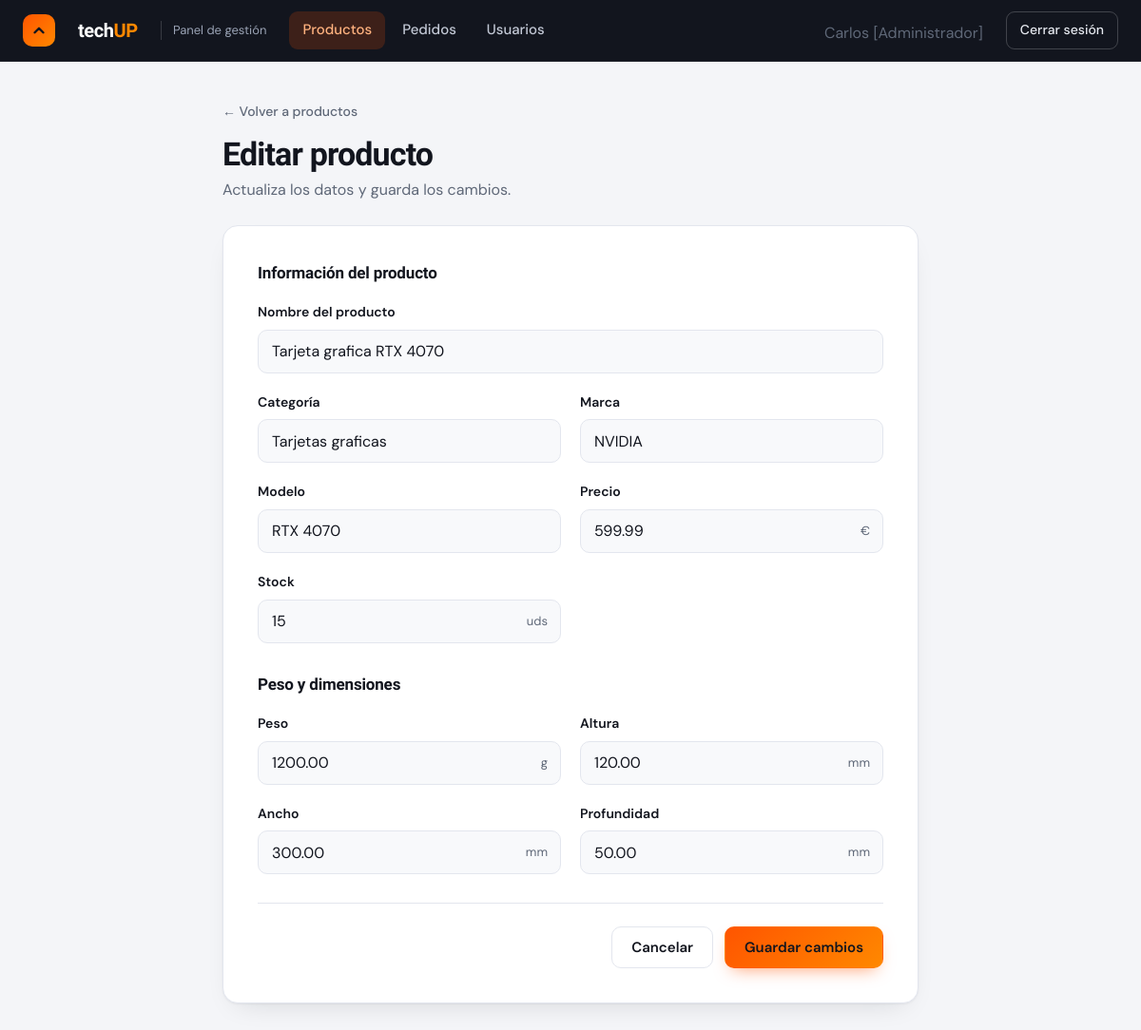
Page /index.php?entity=producto&action=edit&id=1 (signed in) on the committed database.
### tables this page shows
CREATE TABLE detalles_producto (
    id_detalle_producto INT UNSIGNED AUTO_INCREMENT PRIMARY KEY,
    id_producto INT UNSIGNED NOT NULL UNIQUE,
    peso DECIMAL(8, 2) NOT NULL COMMENT 'Peso en gramos',
    alto DECIMAL(8, 2) NOT NULL COMMENT 'Altura en milimetros',
    ancho DECIMAL(8, 2) NOT NULL COMMENT 'Anchura en milimetros',
    profundidad DECIMAL(8, 2) NOT NULL COMMENT 'Profundidad en milimetros',

    CONSTRAINT fk_detalles_producto_productos
        FOREIGN KEY (id_producto)
        REFERENCES productos(id_producto)
        ON UPDATE CASCADE
        ON DELETE CASCADE,

    CONSTRAINT chk_detalles_producto_peso
        CHECK (peso > 0),

    CONSTRAINT chk_detalles_producto_alto
        CHECK (alto > 0),

    CONSTRAINT chk_detalles_producto_ancho
        CHECK (ancho > 0),

    CONSTRAINT chk_detalles_producto_profundidad
        CHECK (profundidad > 0)
);

CREATE TABLE productos (
    id_producto INT UNSIGNED AUTO_INCREMENT PRIMARY KEY,
    nombre VARCHAR(120) NOT NULL,
    categoria VARCHAR(60) NOT NULL,
    marca VARCHAR(60) NOT NULL,
    modelo VARCHAR(100),
    precio DECIMAL(10, 2) NOT NULL,
    stock INT UNSIGNED NOT NULL DEFAULT 0,

    CONSTRAINT chk_producto_precio
        CHECK (precio >= 0)
);

### controller/CProducto.php (called while the page is built, shortened)
<?php
require_once __DIR__ . "/../model/MProductos.php";
class CProducto
{
    private MProductos $model;
    public function __construct()
    {
        $this->model = new MProductos();
    }
    public function edit($id)
    {
        $producto = $this->model->getById($id);
        require_once __DIR__ . "/../view/productos/VProductoModificar.php";
    }
}

### index.php (called while the page is built, shortened)
<?php
CDestino::enrutar();

### db/Conectar.php (called while the page is built)
<?php
class ConexionBD{
    public static function conectar(){
        $conexion = new mysqli("127.0.0.1","root","","tienda_informatica");
        $conexion -> query("SET NAMES 'UTF8' ");
        return $conexion;
    }
}

### model/MProductos.php (called while the page is built, shortened)
<?php
class MProductos
{
    private $db;
    public function __construct()
    {
        $this->db = ConexionBD::conectar();
    }
    public function getById($id)
    {
        $consulta = $this->db->prepare("SELECT
            productos.nombre as productoNombre,
            productos.id_producto as productoId,
            productos.categoria as productoCategoria,
            productos.marca as productoMarca,
            productos.modelo as productoModelo,
            productos.precio as productoPrecio,
            productos.stock as productoStock,
            detalles_producto.peso as productoPeso,
            detalles_producto.alto as productoAlto,
            detalles_producto.ancho as productoAncho,
            detalles_producto.profundidad as productoProfundidad
        FROM productos
        INNER JOIN detalles_producto ON productos.id_producto = detalles_producto.id_producto
        WHERE productos.id_producto = ?
    ");
        $consulta->bind_param("i", $id);
        $consulta->execute();
        $resultado = $consulta->get_result();
        $producto = $resultado->fetch_assoc();
        return $producto;
    }
}

### view/productos/VProductoModificar.php (the view, shortened to what this page needs)
<!DOCTYPE html>
<html lang="es">
<head>
    <link rel="stylesheet" href="view/styles.css">
</head>
<body>
    <header class="topbar">
        <div class="topbar-inner">
                <span class="brand-mark" aria-hidden="true"><svg width="18" height="18" viewBox="0 0 24 24" fill="none" stroke="#12151e" stroke-width="3.2" stroke-linecap="round" stroke-linejoin="round"><path d="M6 15l6-6 6 6"/></svg></span>
                <span class="brand-name">tech<b>UP</b></span>
                <span class="brand-tag">Panel de gestión</span>
            <nav class="nav" aria-label="Secciones">
            <a href="?entity=producto&amp;action=index" class="is-active" aria-current="page">Productos</a>
            <a href="?entity=pedido&amp;action=index&rol=0">Pedidos</a>
            <a href="?entity=usuario&amp;action=index">Usuarios</a>
            </nav>
            <span class="page-sub">  <?= $_SESSION["nombre"] ?>
                <?php
                if ($_SESSION['rol'] == 0) {
                    echo "[Administrador]";
                } else {
                    echo "[Cliente]";
                }
                ?>
            </span>
            <a class="logout" href="?entity=login&amp;action=index">Cerrar sesión</a>
        </div>
    </header>
    <main class="page page-narrow">
        <a href="?entity=producto&action=index" class="back">← Volver a productos</a>
        <div class="page-head">
            <div>
                <h1>Editar producto</h1>
                <p class="page-sub">Actualiza los datos y guarda los cambios.</p>
            </div>
        </div>
        <form method="post" action="index.php?entity=producto&amp;action=update&id=<?= $producto['productoId'] ?>" class="panel form-card">
            <fieldset>
                <legend>Información del producto</legend>
                <div class="form-grid">
                    <div class="field full">
                        <label for="nombre">Nombre del producto</label>
                        <input name="nombre" type="text" class="input" id="nombre" value="<?= $producto['productoNombre'] ?>" required>
                    </div>
                    <div class="field">
                        <label for="categoria">Categoría</label>
                        <input name="categoria" type="text" class="input" id="categoria" value="<?= $producto['productoCategoria'] ?>" required>
                    </div>
                    <div class="field">
                        <label for="marca">Marca</label>
                        <input name="marca" type="text" class="input" id="marca" value="<?= $producto['productoMarca'] ?>" required>
                    </div>
                    <div class="field">
                        <label for="modelo">Modelo</label>
                        <input name="modelo" type="text" class="input" id="modelo" value="<?= $producto['productoModelo'] ?>" required>
                    </div>
                    <div class="field">
                        <label for="precio">Precio</label>
                        <div class="input-unit"><input name="precio" type="number" class="input" id="precio" value="<?= $producto['productoPrecio'] ?>" step="0.01" min="0" required><span class="unit">€</span></div>
                    </div>
                    <div class="field">
                        <label for="stock">Stock</label>
                        <div class="input-unit"><input name="stock" type="number" class="input" id="stock" value="<?= $producto['productoStock'] ?>" step="0.01" min="0" required><span class="unit">uds</span></div>
                    </div>
                </div>
            </fieldset>
            <fieldset>
                <legend>Peso y dimensiones</legend>
                <div class="form-grid">
                    <div class="field">
                        <label for="peso">Peso</label>
                        <div class="input-unit"><input name="peso" type="number" class="input" id="peso" value="<?= $producto['productoPeso'] ?>" step="0.01" min="0" required><span class="unit">g</span></div>
                    </div>
                    <div class="field">
                        <label for="altura">Altura</label>
                        <div class="input-unit"><input name="altura" type="number" class="input" id="altura" value="<?= $producto['productoAlto'] ?>" step="0.01" min="0" required><span class="unit">mm</span></div>
                    </div>
                    <div class="field">
                        <label for="ancho">Ancho</label>
                        <div class="input-unit"><input name="ancho" type="number" class="input" id="ancho" value="<?= $producto['productoAncho'] ?>" step="0.01" min="0" required><span class="unit">mm</span></div>
                    </div>
                    <div class="field">
                        <label for="profundidad">Profundidad</label>
                        <div class="input-unit"><input name="profundidad" type="number" class="input" id="profundidad" value="<?= $producto['productoProfundidad'] ?>" step="0.01" min="0" required><span class="unit">mm</span></div>
                    </div>
                </div>
            </fieldset>
            <div class="form-actions">
                <a href="?entity=producto&action=index" class="btn btn-secondary">Cancelar</a>
                <button type="submit" class="btn btn-primary">Guardar cambios</button>
            </div>
        </form>
    </main>
</body>
</html>

### rows in the picture
detalles_producto: nombre "Tarjeta grafica RTX 4070", categoria "Tarjetas graficas", marca "NVIDIA", modelo "RTX 4070", precio "599.99", stock "15", peso "1200.00", altura "120.00", ancho "300.00", profundidad "50.00"

### other values in the picture
$_SESSION["nombre"] "Carlos"
